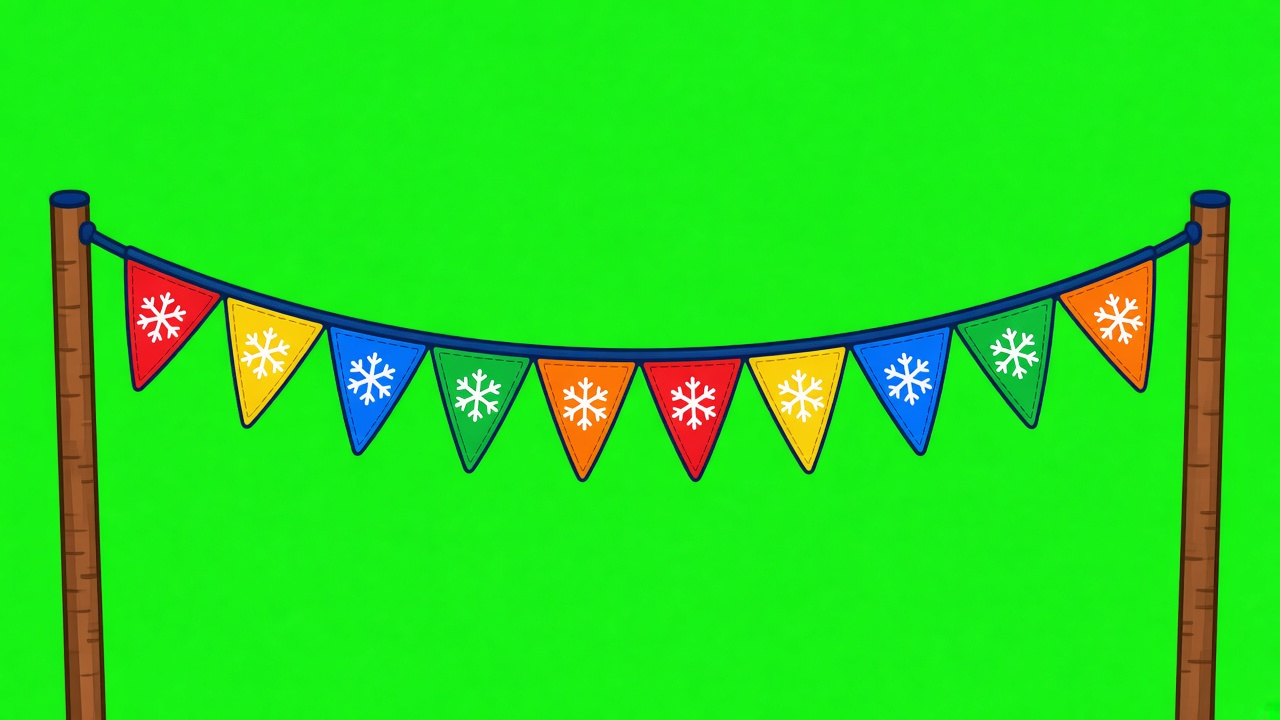
#> input picture art_src/bunting_raw.jpg, 1280 x 720 px
$ python -i key.py   (imports and definitions only)
#> lines starting #> are read from the running program, lines starting #| are printed output that depends on the picture; after the words box and inside, x2 and y2 are one past the last pixel; in counts of white or black regions, pixels touching at a corner belong together
# chroma-key painted assets (green #00FF00 / magenta #FF00FF screens) -> PNG with alpha, cropped & resized
import sys, numpy as np
from PIL import Image, ImageFilter
import scipy.ndimage as nd
def key(path, screen='green', t0=40, t1=110, hole_min=4000, dom0=60):
#> called with path = '../art_src/bunting_raw.jpg', screen = 'green', t0 = 40, t1 = 110, hole_min = 4000, dom0 = 60
    im = Image.open(path).convert('RGB'); a = np.asarray(im).astype(np.float32)
#> in key, im is the input picture: PIL image 1280x720 RGB; mean R, G, B 36.9, 222.2, 29.2
    bgc = np.array([0, 255, 0] if screen == 'green' else [255, 0, 255], np.float32)
    # estimate actual bg from borders
    b = np.concatenate([a[:6].reshape(-1, 3), a[-6:].reshape(-1, 3), a[:, :6].reshape(-1, 3), a[:, -6:].reshape(-1, 3)])
    bgc = np.median(b, 0) if np.linalg.norm(np.median(b, 0) - bgc) < 120 else bgc
#> bgc = [23, 243, 21]
    d = np.sqrt(((a - bgc) ** 2).sum(-1))
    if screen == 'green': dom = a[..., 1] - np.maximum(a[..., 0], a[..., 2])
    else: dom = np.minimum(a[..., 0], a[..., 2]) - a[..., 1]
    score = np.maximum(np.clip((t1 - d) / (t1 - t0), 0, 1), np.clip((dom - dom0) / 60, 0, 1))
    alpha = 1 - score
    # keep only foreground components connected to meaningful mass; flood interior holes of bg that touch border only
    bgmask = alpha < 0.5
#> bgmask: shape (720, 1280) bool; 86.8% white; 49 black regions (44 under 20 px), largest, box (x1, y1, x2, y2) and area: (49, 190, 1230, 720) 119190, (454, 369, 502, 422) 1161, (990, 328, 1040, 380) 1144, (446, 384, 452, 405) 39, (504, 391, 510, 402) 21
    lab, n = nd.label(bgmask); border = set(np.unique(np.concatenate([lab[0], lab[-1], lab[:, 0], lab[:, -1]]))) - {0}
#> after `lab, n = nd.label(bgmask)`:
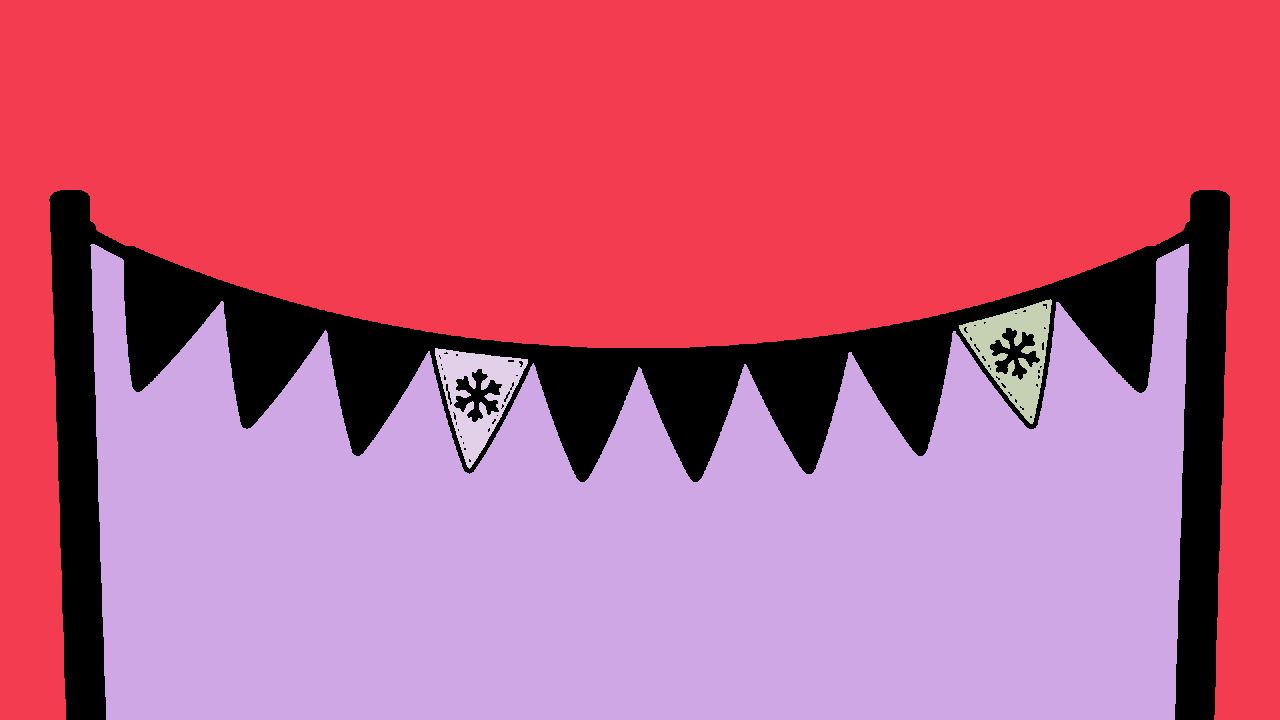
#> lab: shape (720, 1280) int32; 5 distinct labels, from 0 to 4; one colour per label, 0 black
#> after `lab, n = nd.label(bgmask)`: n = 4
#> after `border = set(np.unique(np.concatenate([lab[0], lab[-1], lab[:, 0], lab`: border = 2 items
    sizes = nd.sum(bgmask, lab, range(1, n + 1))
#> sizes = [435790, 354443, 4849, 4689]
    keepbg = np.zeros_like(bgmask)
    for i, s in enumerate(sizes, 1):
        if i in border or s > hole_min: keepbg |= (lab == i)
#> this loop made 4 passes
#> s on passes 1 to 4: 435790, 354443, 4849, 4689
#> pass 1, in key, `if i in border or s > hole_min: keepbg |= (lab == i)`:
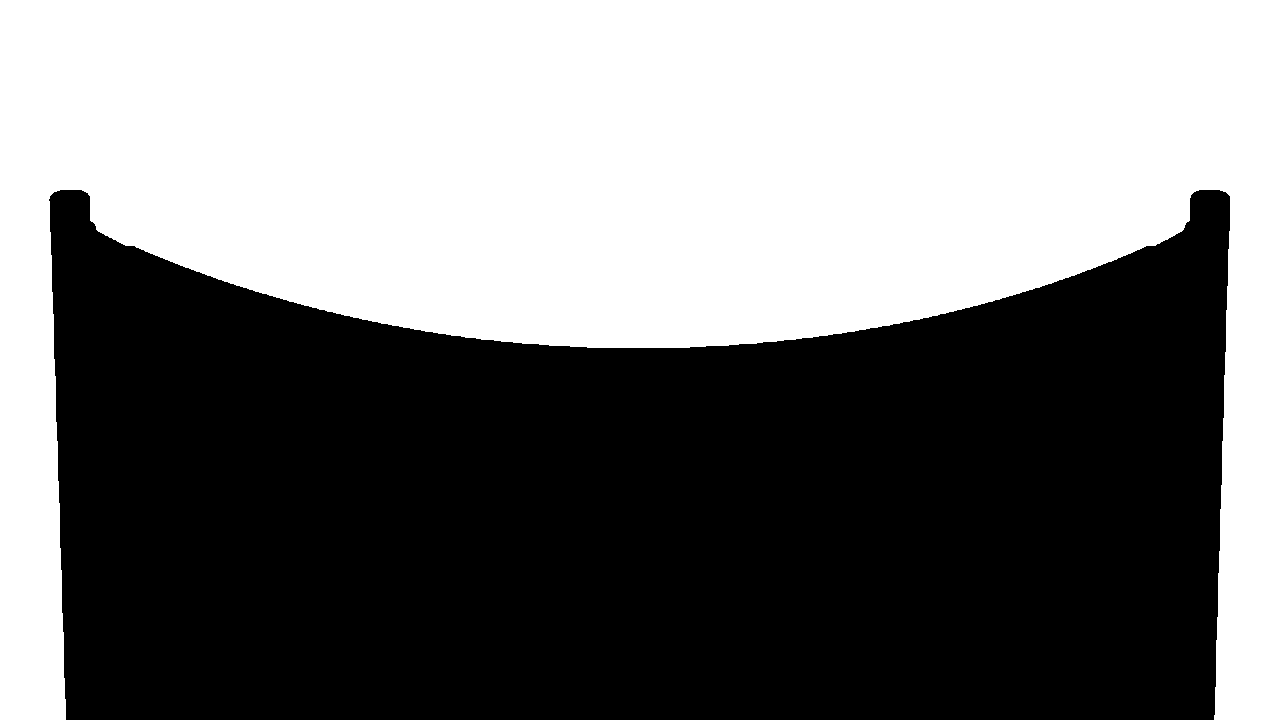
#> keepbg: shape (720, 1280) bool; 47.3% white; 1 white region, box (x1, y1, x2, y2) and area: (0, 0, 1280, 720) 435790
    alpha = np.where(keepbg, 0.0, np.maximum(alpha, 0.0))
    alpha = np.where(keepbg, 0, np.where(bgmask, 1.0, alpha))
    alpha = np.asarray(Image.fromarray((alpha * 255).astype(np.uint8)).filter(ImageFilter.GaussianBlur(0.7))).astype(np.float32) / 255
    rgb = a.copy()
    if screen == 'green':
        sp = np.clip(rgb[..., 1] - np.maximum(rgb[..., 0], rgb[..., 2]), 0, None) * (alpha < 0.97) * 0.95
        rgb[..., 1] -= sp
        # stronger despill near edges
        edge = nd.binary_dilation(alpha < 0.5, iterations=3) & (alpha > 0.0)
#> edge: shape (720, 1280) bool; 3.9% white; 2 white regions, box (x1, y1, x2, y2) and area: (87, 241, 1192, 720) 24605, (47, 188, 1232, 720) 11624
        m = np.maximum(rgb[..., 0], rgb[..., 2]); rgb[..., 1] = np.where(edge, np.minimum(rgb[..., 1], m), rgb[..., 1])
#> after `m = np.maximum(rgb[..., 0], rgb[..., 2])`:
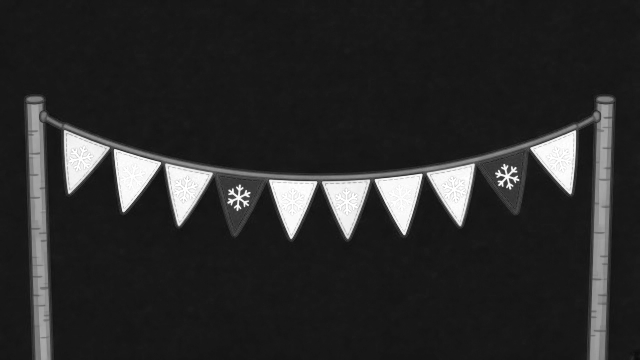
#> m: shape (720, 1280) float32 (shown at 1/2 size); min 3, max 255, mean 42.3
    else:
        edge = nd.binary_dilation(alpha < 0.5, iterations=3) & (alpha > 0.0)
        g = rgb[..., 1]; rgb[..., 0] = np.where(edge, np.minimum(rgb[..., 0], np.maximum(g, 60) + 40), rgb[..., 0]); rgb[..., 2] = np.where(edge, np.minimum(rgb[..., 2], np.maximum(g, 60) + 40), rgb[..., 2])
    out = np.dstack([rgb, alpha * 255]).clip(0, 255).astype(np.uint8)
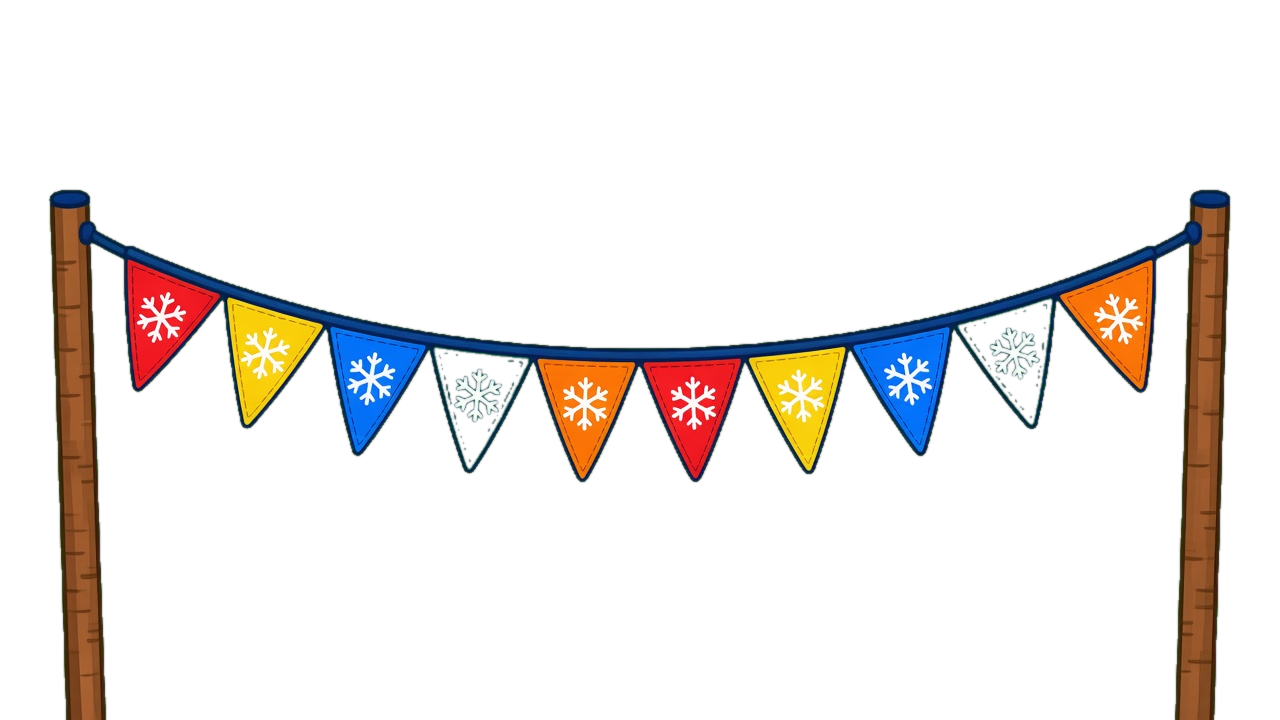
#> out: shape (720, 1280, 4); mean R, G, B, A 36.9, 42.1, 29.2, 33.5; transparent parts drawn white
    return Image.fromarray(out, 'RGBA')
# [4 lines left out: function fin, not called in this run]
# [9 lines not run here, left out]

>>> result = key('../art_src/bunting_raw.jpg')

$ run again, on art_src/cloud_raw.jpg
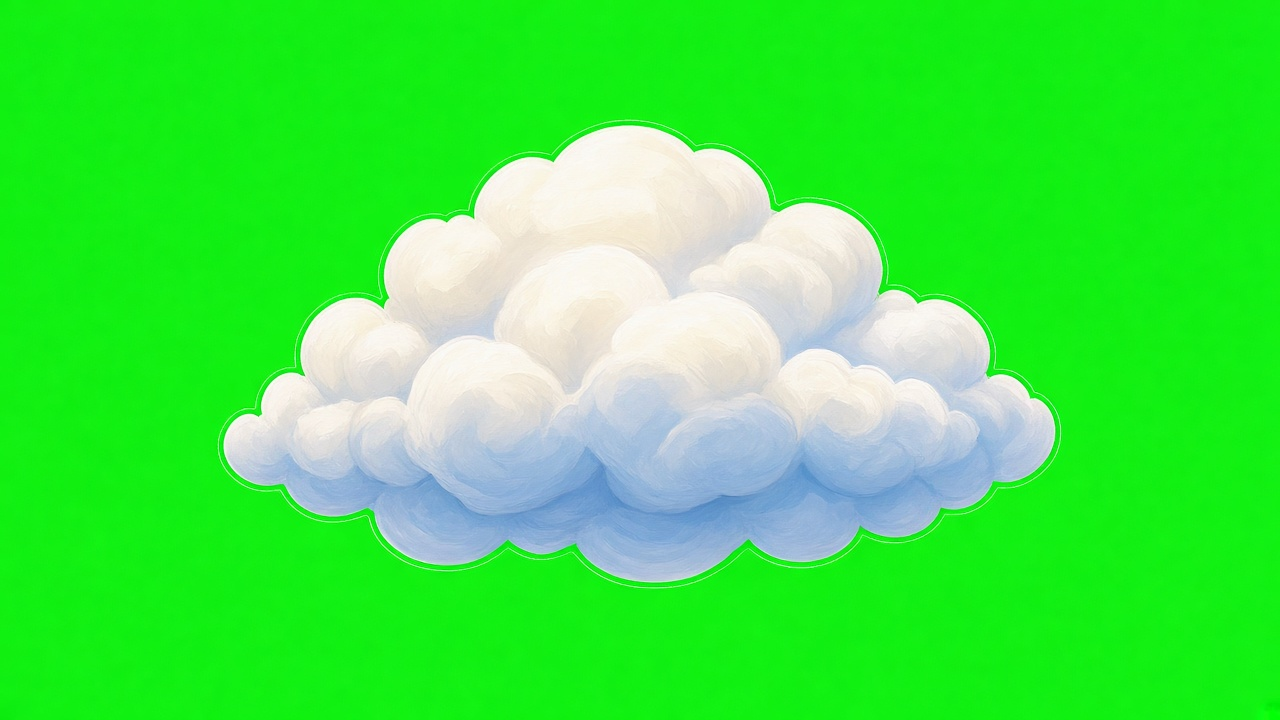
#> input picture art_src/cloud_raw.jpg, 1280 x 720 px
#> in key, im is the input picture: PIL image 1280x720 RGB; mean R, G, B 66.9, 233.4, 71.9
#> bgc = [17, 241, 17]
#> bgmask: shape (720, 1280) bool; 73.8% white; 1 black region, box (x1, y1, x2, y2) and area: (224, 126, 1055, 582) 241757
#> n = 1
#> border = 1 item
#> sizes = [679843]
#> the loop in key, `for i, s in enumerate(sizes, 1):` made 1 pass
#> (i, s) on pass 1: (1, 679843)
#> in key, `edge = nd.binary_dilation(alpha < 0.5, iterations=3) & (alpha > 0.0)`:
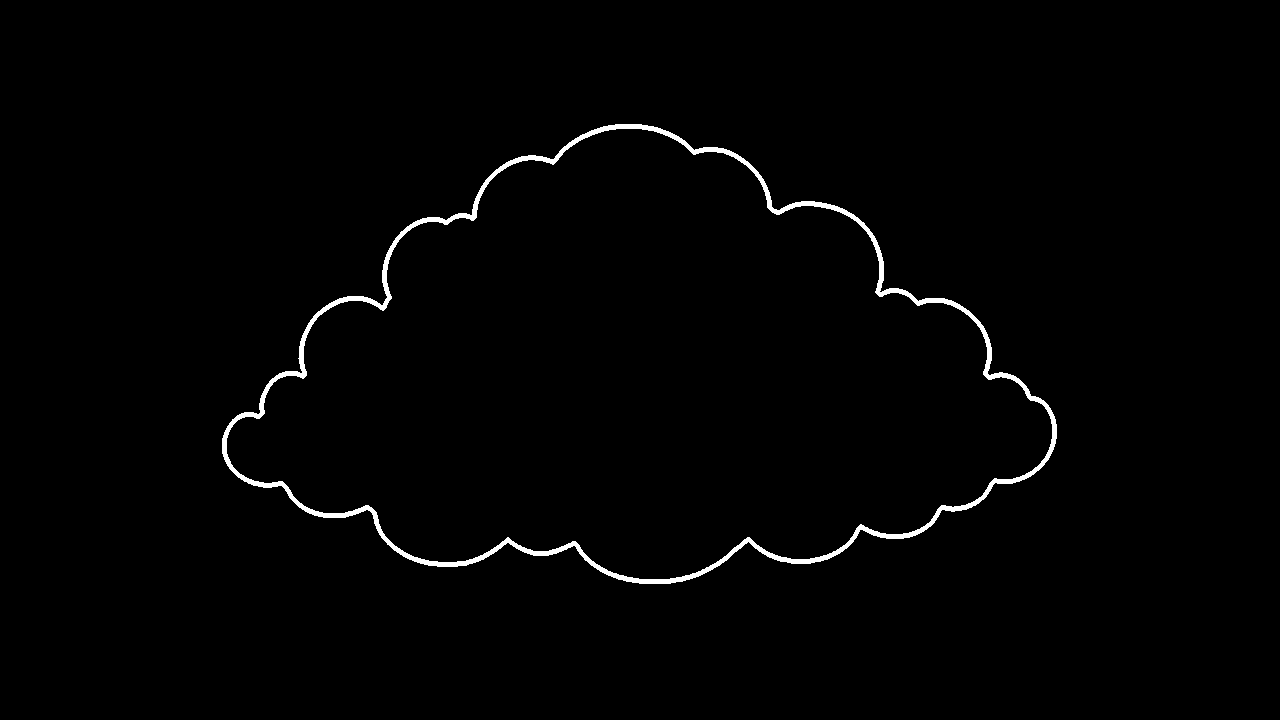
#> edge: shape (720, 1280) bool; 1.2% white; 1 white region, box (x1, y1, x2, y2) and area: (222, 124, 1057, 584) 10747
#> in key, `out = np.dstack([rgb, alpha * 255]).clip(0, 255).astype(np.uint8)`:
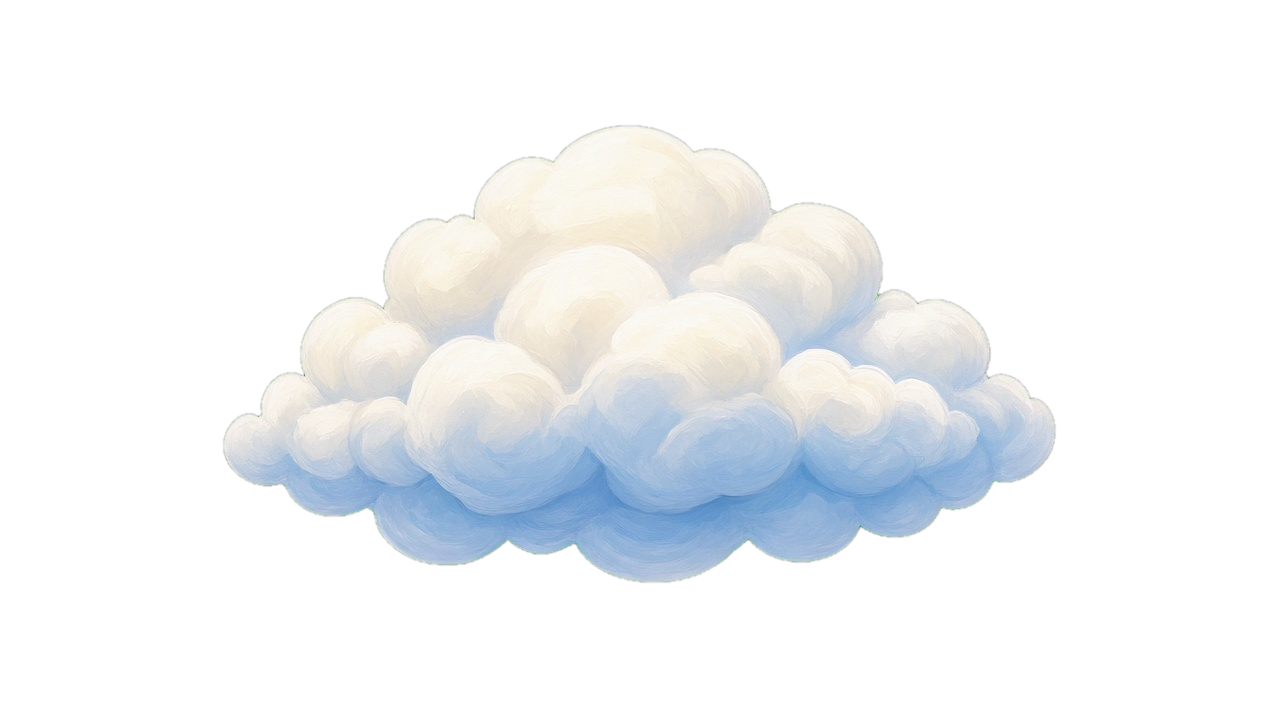
#> out: shape (720, 1280, 4); mean R, G, B, A 66.9, 78.2, 71.9, 66.8; transparent parts drawn white
